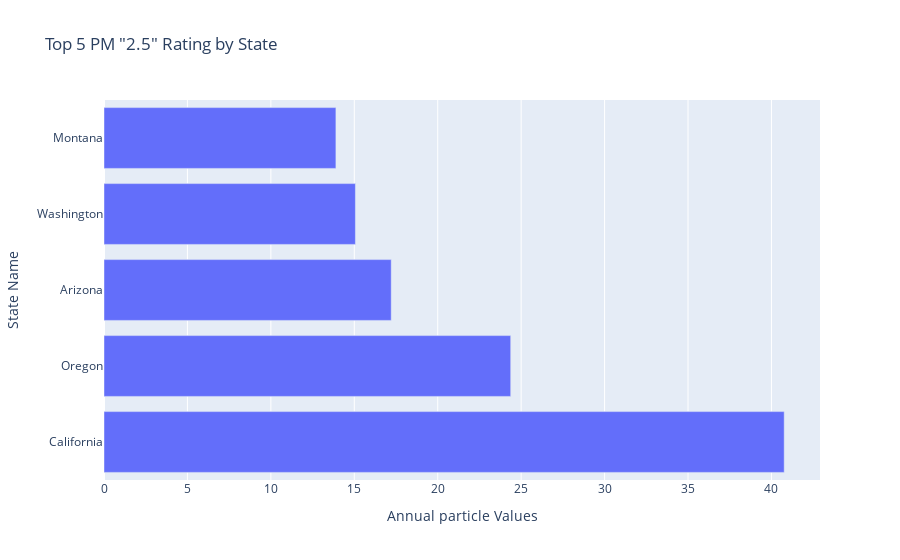

The cell this chart's notebook holds for it:
### Code cell
pm_bar = px.bar(pm_top_5, 
                           x='PM 2.5', y='State Name',
                           title = 'Top 5 PM "2.5" Rating by State',
                           labels = {'PM 2.5': 'Annual particle Values'},
                           orientation = 'h')
pm_bar.show()

### Figure 1 — Plotly figure (JSON) as saved in the notebook; plotly's stock layout.template omitted (floating-point values rounded to 4 significant figures)
{"data": [{"alignmentgroup": "True", "hovertemplate": "Annual particle Values=%{x}<br>State Name=%{y}<extra></extra>", "legendgroup": "", "marker": {"color": "#636efa", "pattern": {"shape": ""}}, "name": "", "offsetgroup": "", "orientation": "h", "showlegend": false, "textposition": "auto", "type": "bar", "x": [40.76, 24.37, 17.21, 15.07, 13.9], "xaxis": "x", "y": ["California", "Oregon", "Arizona", "Washington", "Montana"], "yaxis": "y"}], "layout": {"barmode": "relative", "legend": {"tracegroupgap": 0}, "title": {"text": "Top 5 PM \"2.5\" Rating by State"}, "xaxis": {"anchor": "y", "domain": [0, 1], "title": {"text": "Annual particle Values"}}, "yaxis": {"anchor": "x", "domain": [0, 1], "title": {"text": "State Name"}}}}
